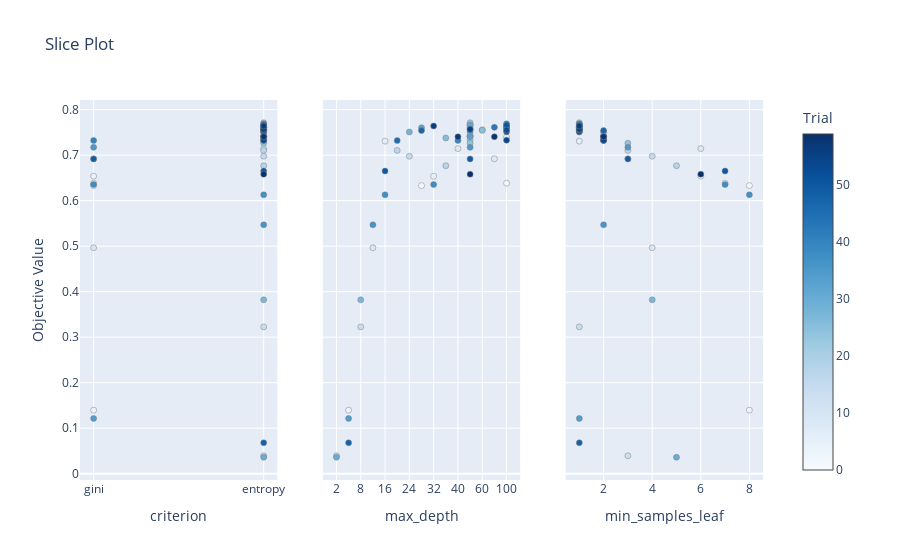

Source (notebook cell):
### Code cell
# plot the parameter relationship concerning performance
optuna.visualization.plot_slice(study)

### Figure 1 — Plotly figure (JSON) as saved in the notebook; plotly's stock layout.template omitted (floating-point values rounded to 4 significant figures)
{"data": [{"marker": {"color": [0, 1, 2, 3, 4, 5, 6, 7, 8, 9, 10, 11, 12, 13, 14, 15, 16, 17, 18, 19, 20, 21, 22, 23, 24, 25, 26, 27, 28, 29, 30, 31, 32, 33, 34, 35, 36, 37, 38, 39, 40, 41, 42, 43, 44, 45, 46, 47, 48, 49, 50, 51, 52, 53, 54, 55, 56, 57, 58, 59], "colorbar": {"title": {"text": "Trial"}, "x": 1, "xpad": 40}, "colorscale": [[0, "rgb(247,251,255)"], [0.125, "rgb(222,235,247)"], [0.25, "rgb(198,219,239)"], [0.375, "rgb(158,202,225)"], [0.5, "rgb(107,174,214)"], [0.625, "rgb(66,146,198)"], [0.75, "rgb(33,113,181)"], [0.875, "rgb(8,81,156)"], [1, "rgb(8,48,107)"]], "line": {"color": "Grey", "width": 0.5}, "showscale": true}, "mode": "markers", "name": "Feasible Trial", "showlegend": false, "type": "scatter", "x": ["entropy", "gini", "gini", "gini", "gini", "entropy", "entropy", "gini", "entropy", "gini", "entropy", "entropy", "entropy", "entropy", "entropy", "entropy", "entropy", "entropy", "entropy", "entropy", "entropy", "entropy", "entropy", "entropy", "entropy", "entropy", "entropy", "entropy", "entropy", "entropy", "entropy", "entropy", "entropy", "entropy", "gini", "gini", "entropy", "entropy", "gini", "entropy", "gini", "entropy", "entropy", "entropy", "entropy", "entropy", "entropy", "entropy", "entropy", "gini", "entropy", "entropy", "entropy", "entropy", "entropy", "entropy", "entropy", "entropy", "entropy", "entropy"], "xaxis": "x", "y": [0.7411, 0.6331, 0.6384, 0.1396, 0.6538, 0.7401, 0.7308, 0.6921, 0.7145, 0.4965, 0.761, 0.7576, 0.7664, 0.03941, 0.3226, 0.6977, 0.7426, 0.7105, 0.6769, 0.7559, 0.7341, 0.7713, 0.7646, 0.7412, 0.7265, 0.7545, 0.7379, 0.3821, 0.7509, 0.7511, 0.03611, 0.7667, 0.7604, 0.7409, 0.1214, 0.7171, 0.5469, 0.6129, 0.6353, 0.7616, 0.7324, 0.7689, 0.7597, 0.7612, 0.7617, 0.7321, 0.7555, 0.754, 0.06783, 0.6919, 0.6651, 0.7659, 0.7514, 0.7552, 0.7328, 0.7569, 0.7641, 0.7404, 0.7405, 0.6582], "yaxis": "y"}, {"marker": {"color": [0, 1, 2, 3, 4, 5, 6, 7, 8, 9, 10, 11, 12, 13, 14, 15, 16, 17, 18, 19, 20, 21, 22, 23, 24, 25, 26, 27, 28, 29, 30, 31, 32, 33, 34, 35, 36, 37, 38, 39, 40, 41, 42, 43, 44, 45, 46, 47, 48, 49, 50, 51, 52, 53, 54, 55, 56, 57, 58, 59], "colorbar": {"title": {"text": "Trial"}, "x": 1, "xpad": 40}, "colorscale": [[0, "rgb(247,251,255)"], [0.125, "rgb(222,235,247)"], [0.25, "rgb(198,219,239)"], [0.375, "rgb(158,202,225)"], [0.5, "rgb(107,174,214)"], [0.625, "rgb(66,146,198)"], [0.75, "rgb(33,113,181)"], [0.875, "rgb(8,81,156)"], [1, "rgb(8,48,107)"]], "line": {"color": "Grey", "width": 0.5}, "showscale": false}, "mode": "markers", "name": "Feasible Trial", "showlegend": false, "type": "scatter", "x": [50, 28, 100, 4, 32, 100, 16, 80, 40, 12, 50, 50, 50, 2, 8, 24, 50, 20, 36, 60, 50, 50, 50, 50, 50, 60, 36, 8, 24, 50, 2, 50, 28, 50, 4, 50, 12, 16, 32, 100, 40, 100, 100, 80, 100, 20, 50, 28, 4, 50, 16, 100, 100, 100, 100, 50, 32, 40, 80, 50], "xaxis": "x2", "y": [0.7411, 0.6331, 0.6384, 0.1396, 0.6538, 0.7401, 0.7308, 0.6921, 0.7145, 0.4965, 0.761, 0.7576, 0.7664, 0.03941, 0.3226, 0.6977, 0.7426, 0.7105, 0.6769, 0.7559, 0.7341, 0.7713, 0.7646, 0.7412, 0.7265, 0.7545, 0.7379, 0.3821, 0.7509, 0.7511, 0.03611, 0.7667, 0.7604, 0.7409, 0.1214, 0.7171, 0.5469, 0.6129, 0.6353, 0.7616, 0.7324, 0.7689, 0.7597, 0.7612, 0.7617, 0.7321, 0.7555, 0.754, 0.06783, 0.6919, 0.6651, 0.7659, 0.7514, 0.7552, 0.7328, 0.7569, 0.7641, 0.7404, 0.7405, 0.6582], "yaxis": "y2"}, {"marker": {"color": [0, 1, 2, 3, 4, 5, 6, 7, 8, 9, 10, 11, 12, 13, 14, 15, 16, 17, 18, 19, 20, 21, 22, 23, 24, 25, 26, 27, 28, 29, 30, 31, 32, 33, 34, 35, 36, 37, 38, 39, 40, 41, 42, 43, 44, 45, 46, 47, 48, 49, 50, 51, 52, 53, 54, 55, 56, 57, 58, 59], "colorbar": {"title": {"text": "Trial"}, "x": 1, "xpad": 40}, "colorscale": [[0, "rgb(247,251,255)"], [0.125, "rgb(222,235,247)"], [0.25, "rgb(198,219,239)"], [0.375, "rgb(158,202,225)"], [0.5, "rgb(107,174,214)"], [0.625, "rgb(66,146,198)"], [0.75, "rgb(33,113,181)"], [0.875, "rgb(8,81,156)"], [1, "rgb(8,48,107)"]], "line": {"color": "Grey", "width": 0.5}, "showscale": false}, "mode": "markers", "name": "Feasible Trial", "showlegend": false, "type": "scatter", "x": [2, 8, 7, 8, 6, 2, 1, 3, 6, 4, 1, 1, 1, 3, 1, 4, 2, 3, 5, 1, 2, 1, 1, 2, 3, 1, 2, 4, 1, 2, 5, 1, 1, 2, 1, 3, 2, 8, 7, 1, 2, 1, 1, 1, 1, 2, 1, 2, 1, 3, 7, 1, 1, 1, 2, 1, 1, 2, 2, 6], "xaxis": "x3", "y": [0.7411, 0.6331, 0.6384, 0.1396, 0.6538, 0.7401, 0.7308, 0.6921, 0.7145, 0.4965, 0.761, 0.7576, 0.7664, 0.03941, 0.3226, 0.6977, 0.7426, 0.7105, 0.6769, 0.7559, 0.7341, 0.7713, 0.7646, 0.7412, 0.7265, 0.7545, 0.7379, 0.3821, 0.7509, 0.7511, 0.03611, 0.7667, 0.7604, 0.7409, 0.1214, 0.7171, 0.5469, 0.6129, 0.6353, 0.7616, 0.7324, 0.7689, 0.7597, 0.7612, 0.7617, 0.7321, 0.7555, 0.754, 0.06783, 0.6919, 0.6651, 0.7659, 0.7514, 0.7552, 0.7328, 0.7569, 0.7641, 0.7404, 0.7405, 0.6582], "yaxis": "y3"}], "layout": {"title": {"text": "Slice Plot"}, "xaxis": {"anchor": "y", "categoryarray": ["gini", "entropy"], "categoryorder": "array", "domain": [0, 0.2889], "title": {"text": "criterion"}, "type": "category"}, "xaxis2": {"anchor": "y2", "categoryarray": [2, 4, 8, 12, 16, 20, 24, 28, 32, 36, 40, 50, 60, 80, 100], "categoryorder": "array", "domain": [0.3556, 0.6444], "title": {"text": "max_depth"}, "type": "category"}, "xaxis3": {"anchor": "y3", "domain": [0.7111, 1], "title": {"text": "min_samples_leaf"}}, "yaxis": {"anchor": "x", "domain": [0, 1], "title": {"text": "Objective Value"}}, "yaxis2": {"anchor": "x2", "domain": [0, 1], "matches": "y", "showticklabels": false}, "yaxis3": {"anchor": "x3", "domain": [0, 1], "matches": "y", "showticklabels": false}}}
